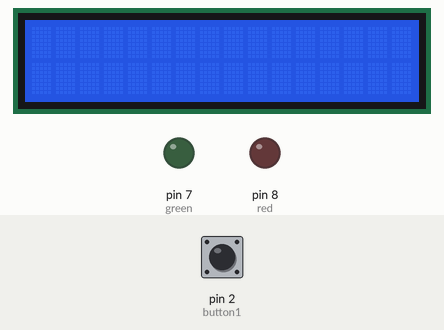
This sketch was run on a simulated Arduino Uno, built with avr-gcc and run on an emulated ATmega328P. Shown: 16×2 character LCD, output pins drawn as LEDs (lit = HIGH). Inputs (shaded band) come from the test bench; at power-on: pin 2 (button1) LOW.

Above: at 1.2 s.
1.3 s: pin 2 (button1) pulled HIGH for 0.15 s
At 2.1 s:
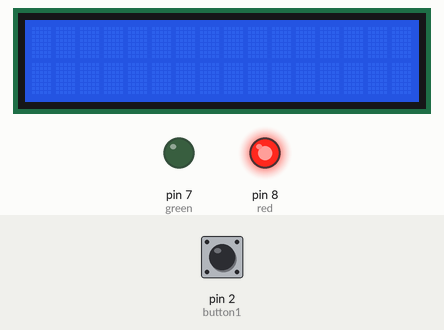
4.4 s: pin 2 (button1) pulled HIGH for 1 s
At 8.1 s:
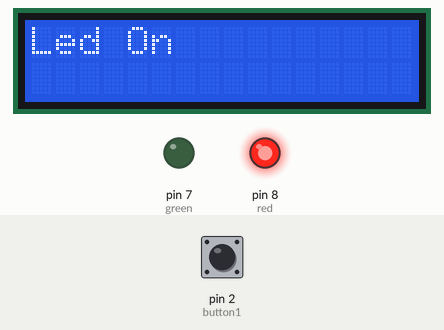
8.4 s: pin 2 (button1) pulled HIGH for 3.2 s
At 10.4 s:
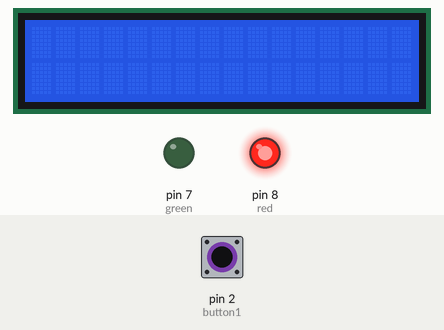
14.6 s: pin 2 (button1) pulled HIGH for 0.15 s
At 17.4 s:
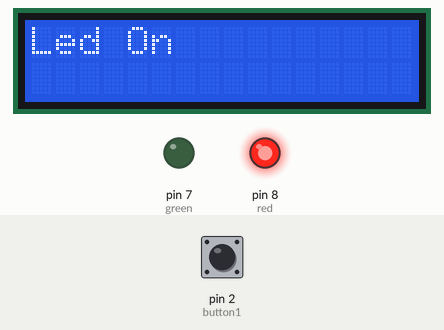
17.7 s: pin 2 (button1) pulled HIGH for 1 s
At 19.3 s:
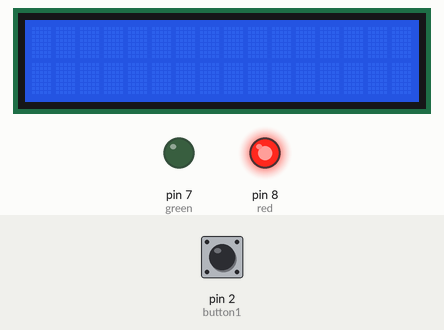
21.7 s: pin 2 (button1) pulled HIGH for 3.2 s
Timing chart, 0 to 28.1 s (numbered marks = the images above; inputs shaded):
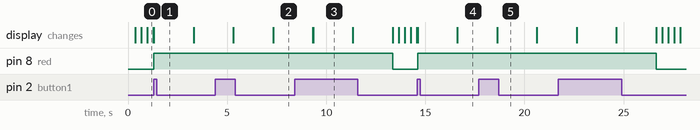

The sketch:

push_button_password.ino
```cpp
#include <Wire.h>
#include <LiquidCrystal_I2C.h>

LiquidCrystal_I2C lcd(0x3F, 16, 2);

int red = 8;
int green = 7;
int button1 = 2;
int button2 = 3;
int button3 = 4;
int button4 = 5;
char buttonState = 0;

void setup() {
pinMode(button1,INPUT);
pinMode(button2,INPUT);
pinMode(button3,INPUT);
pinMode(button4,INPUT);

pinMode(red,OUTPUT);
pinMode(green,OUTPUT);

lcd.begin();

}

void loop() {

  buttonState = digitalRead(button1),(button2),(button3),(button4);
  lcd.println(buttonState);

  if (buttonState == HIGH) {
digitalWrite(red, HIGH);
delay(2000);
lcd.clear();
lcd.print("Led On");
delay(2000);
lcd.clear();

}

else {

digitalWrite(red, LOW);


}
}
```

Measured:
- after the input at 1.3 s, pin 8 (red): LOW → HIGH at once
- after the input at 4.4 s, pin 8 (red): stays HIGH (without the input it goes to LOW after 0.92 s)
- after the input at 8.4 s, pin 8 (red): HIGH → LOW after 4.9 s instead of 0.93 s
- after the input at 14.6 s, pin 8 (red): LOW → HIGH at once
- after the input at 17.7 s, pin 8 (red): stays HIGH (without the input it goes to LOW after 0.92 s)
- after the input at 21.7 s, pin 8 (red): HIGH → LOW after 4.9 s instead of 0.93 s
- what the display in image 3 shows lasts 2.0 s, from 9.3 s to 11.3 s
